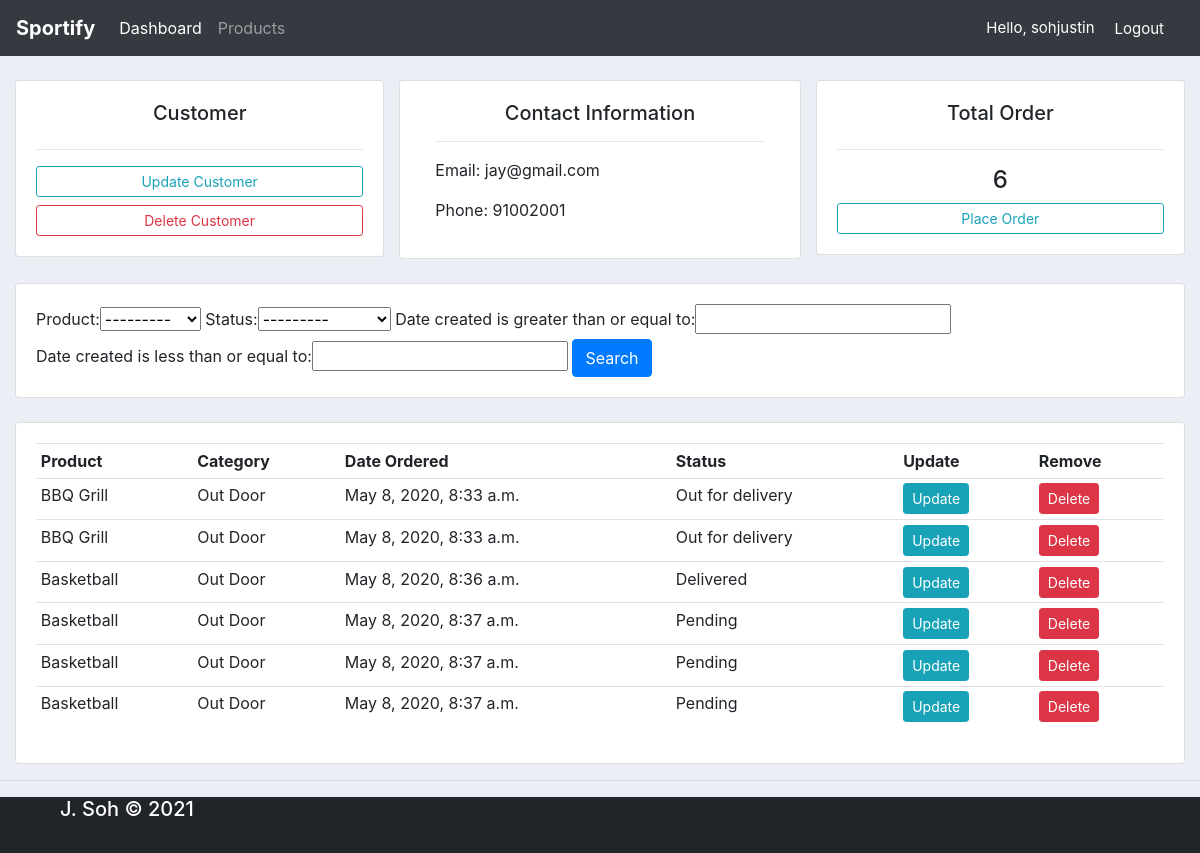
The app's page /customer/1/ (signed in) with its own data.
### accounts/models.py (models this page shows, shortened)
class Customer(models.Model):
    user = models.OneToOneField(User, null=True, blank = True, on_delete = models.CASCADE)   #CASCADE means whenever a User is deleted, the relationship to the customer will be deleted
    name = models.CharField(max_length = 255, null = True)
    phone = models.CharField(max_length = 255, null = True)
    email = models.CharField(max_length = 255, null = True)
    profile_pic = models.ImageField(default = "profile_pic.jpg",null = True, blank = True)
    data_created = models.DateTimeField(auto_now_add = True, null = True)

class Order(models.Model):
    STATUS = (
            ('Pending', 'Pending'),
            ('Out for delivery', 'Out for delivey'),
            ('Delivered', 'Delivered'),
            )
    customer = models.ForeignKey(Customer, null = True, on_delete = models.SET_NULL)
    product = models.ForeignKey(Product, null = True, on_delete = models.SET_NULL)
    date_created = models.DateTimeField(auto_now_add = True, null = True)
    status = models.CharField(max_length = 255, null = True, choices = STATUS)

class Product(models.Model):
    CATEGORY = (
            ('Fashion', 'Fashion'),
            ('Sports', 'Sports'),
            ('Furniture', 'Furniture'),
            ('Gardening', 'Gardening'),
            ('Kids', 'Kids'),
            ('Electronics', 'Electronics'),
            )
    name = models.CharField(max_length = 255, null = True)
    price = models.FloatField(null = True)
    category = models.CharField(max_length = 255, null = True, choices = CATEGORY)
    description = models.CharField(max_length = 255, null = True, blank = True)
    data_created = models.DateTimeField(auto_now_add = True, null = True)
    tags = models.ManyToManyField(Tag, null = True)
    def __str__(self):
        return self.name

### accounts/decorators.py (the view)
        def wrapper_func(request, *args, **kwargs):
            group = None
            if request.user.groups.exists():
                group = request.user.groups.all()[0].name
            if group in allowed_roles:
                return view_func(request, *args, **kwargs)
            else:
                return HttpResponse("You are not authorised to view this page")

### accounts/views.py (called while the page is built)
@login_required(login_url = 'accounts:login')
@allowed_users(allowed_roles = ['admin'])
def customer(request, pk):
    customers = Customer.objects.get(id=pk)
    orders = customers.order_set.all()
    count_orders = orders.count()
    myFilter = OrderFilter(request.GET, queryset=orders)
    orders = myFilter.qs  #qs stands for queryset
    return render(request, 'accounts/customer.html', {'customers': customers,
                                                    'orders': orders,
                                                    'count_orders': count_orders,
                                                    'myFilter': myFilter})

### accounts/templates/accounts/customer.html (shortened to what this page needs)
{% extends 'accounts/main.html' %}
{% block content_block %}
<br>
<div class="container-fluid">
  <div class="row">
    <div class="col-md">
      <div class="card card-body">
        <h5 style="text-align: center" class="top_card_info" >Customer</h5>
        <hr>
        <a class="btn btn-outline-info  btn-sm btn-block" href="{% url 'accounts:update_customer' customers.id %}">Update Customer</a>
			  <a class="btn btn-outline-danger  btn-sm btn-block" href="{% url 'accounts:delete_customer' customers.id %}">Delete Customer</a>
      </div>
    </div>
    <div class="card col-md">
      <div class="card-body">
        <h5 style="text-align: center"> Contact Information</h5>
        <hr>
        <p>Email: {{customers.email}} </p>
        <p>Phone: {{customers.phone}}</p>
      </div>
    </div>
    <div class="col-md">
      <div class="card card-body card_information">
        <h5 style="text-align: center">Total Order</h5>
        <hr>
        <h4 style="text-align: center">{{count_orders}}</h4>
        <a class="btn btn-outline-info  btn-sm btn-block" href="{% url 'accounts:create_multiple_order' customers.id %}">Place Order</a>
      </div>
    </div>
  </div>
<br>
  <div class="card">
    <div class="card-body">
      <form method="get">
        {{myFilter.form}}
      <button type="submit" class="btn btn-primary">Search</button>
    </form>
    </div>
  </div>
<br>
  <div class="row">
    <div class="col-md">
      <div class="card card-body">
        <table class="table table-sm">
          <tr>
            <th>Product</th>
            <th>Category</th>
            <th>Date Ordered</th>
            <th>Status</th>
            <th>Update</th>
            <th>Remove</th>
          </tr>
          {% for i in orders %}
          <tr>
            <td>{{i.product}}</td>
            <td>{{i.product.category}}</td>
            <td>{{i.date_created}}</td>
            <td>{{i.status}}</td>
            <td><a class="btn btn-sm btn-info"href="{% url 'accounts:update_order' i.id %}">Update</a></td>
            <td><a class="btn btn-sm btn-danger"href="{% url 'accounts:delete_order' i.id%}">Delete</a></td>
          </tr>
          {% endfor %}
        </table>
      </div>
    </div>
  </div>
</div>
{% endblock %}

### accounts/templates/accounts/navbar.html (shortened to what this page needs)
{% load static %}
<nav class="navbar navbar-expand-lg navbar-dark bg-dark">
  <a class="navbar-brand" href="{% url 'accounts:home' %}"><strong>Sportify</strong></a>
  <div class="collapse navbar-collapse" id="navbarNav">
    <ul class="navbar-nav">
      {% if request.user.is_staff %}
      <li class="nav-item active">
        <a class="nav-link" href="{% url 'accounts:home' %}">Dashboard <span class="sr-only">(current)</span></a>
      </li>
      <li class="nav-item">
        <a class="nav-link" href="{% url 'accounts:products'%}">Products</a>
      </li>
      {% endif %}
    </ul>
  </div>
  <span class = "hello-msg">Hello, {{request.user}}</span>
  <span><a class = "hello-msg" href="{% url 'accounts:logout'%}">Logout</a></span>
</nav>

### static/css/main.css (style rules this page uses)
body { background-color: #ebeff5; }

### accounts/templates/accounts/navbar.html (style rules this page uses)
.hello-msg { font-size: 15px; color: #fff; margin-right: 20px; }

### records on screen
Customer: email "jay@gmail.com", phone "91002001"
Order: product "BBQ Grill", product.category "Out Door", date_created "May 8, 2020, 8:33 a.m.", status "Out for delivery"
Order: product "BBQ Grill", product.category "Out Door", date_created "May 8, 2020, 8:33 a.m.", status "Out for delivery"
Order: product "Basketball", product.category "Out Door", date_created "May 8, 2020, 8:36 a.m.", status "Delivered"
Order: product "Basketball", product.category "Out Door", date_created "May 8, 2020, 8:37 a.m.", status "Pending"
Order: product "Basketball", product.category "Out Door", date_created "May 8, 2020, 8:37 a.m.", status "Pending"
Order: product "Basketball", product.category "Out Door", date_created "May 8, 2020, 8:37 a.m.", status "Pending"

### other values on screen
{{ request.user }} "sohjustin"
{{ count_orders }} "6"
